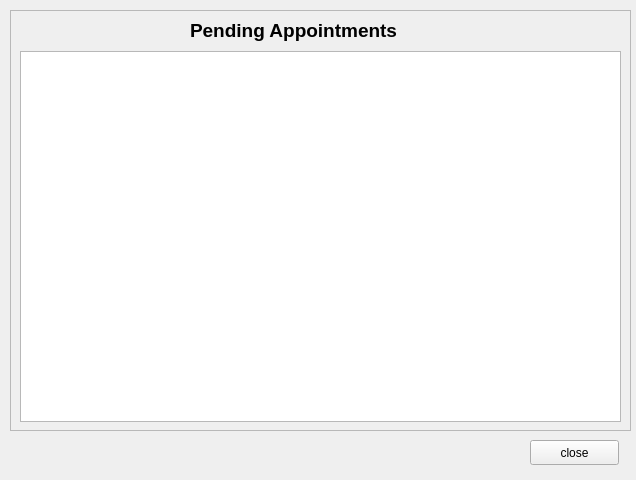
<?xml version="1.0" encoding="UTF-8"?>
<ui version="4.0">
 <class>pendingAppointmentDoctor</class>
 <widget class="QWidget" name="pendingAppointmentDoctor">
  <property name="geometry">
   <rect>
    <x>0</x>
    <y>0</y>
    <width>636</width>
    <height>480</height>
   </rect>
  </property>
  <property name="windowTitle">
   <string>Appointments</string>
  </property>
  <widget class="QFrame" name="frame">
   <property name="geometry">
    <rect>
     <x>10</x>
     <y>10</y>
     <width>621</width>
     <height>421</height>
    </rect>
   </property>
   <property name="frameShape">
    <enum>QFrame::StyledPanel</enum>
   </property>
   <property name="frameShadow">
    <enum>QFrame::Raised</enum>
   </property>
   <widget class="QLabel" name="title">
    <property name="geometry">
     <rect>
      <x>180</x>
      <y>0</y>
      <width>251</width>
      <height>41</height>
     </rect>
    </property>
    <property name="styleSheet">
     <string notr="true">font-size:14pt;
font-weight: bold;</string>
    </property>
    <property name="text">
     <string>Pending Appointments</string>
    </property>
   </widget>
   <widget class="QTableWidget" name="tableWidget">
    <property name="geometry">
     <rect>
      <x>10</x>
      <y>41</y>
      <width>601</width>
      <height>371</height>
     </rect>
    </property>
    <property name="sizePolicy">
     <sizepolicy hsizetype="Fixed" vsizetype="Fixed">
      <horstretch>0</horstretch>
      <verstretch>0</verstretch>
     </sizepolicy>
    </property>
   </widget>
  </widget>
  <widget class="QPushButton" name="okButton">
   <property name="geometry">
    <rect>
     <x>530</x>
     <y>440</y>
     <width>89</width>
     <height>25</height>
    </rect>
   </property>
   <property name="text">
    <string>close</string>
   </property>
  </widget>
 </widget>
 <resources/>
 <connections/>
</ui>
